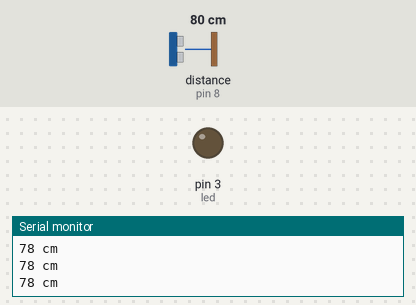
A sketch run on a simulated Arduino Uno, built with avr-gcc and run on an emulated ATmega328P. On the bench: output pins drawn as LEDs (lit = HIGH), the last lines printed to the serial monitor. Wiring (inferred from the names in the program): ultrasonic range finder: trigger pin 9; echo pin 8. Dashed ring = blinking. The test bench sets the inputs (shaded band); at power-on: distance to the obstacle (sensor on pin 8) 80 cm. The echo pulse lasts 58.3 µs per cm; pins used as bus, display or sensor lines are not drawn.

Above: at 1.2 s.
1.3 s: distance to the obstacle (sensor on pin 8) set to 56 cm
4.3 s: distance to the obstacle (sensor on pin 8) set to 48 cm
At 4.42 s:
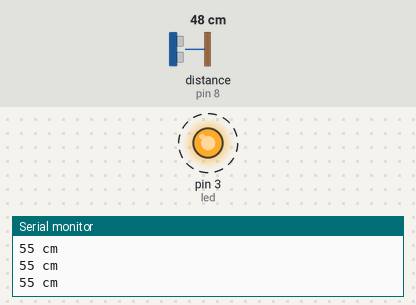
7.3 s: distance to the obstacle (sensor on pin 8) set to 120 cm
At 8.6 s:
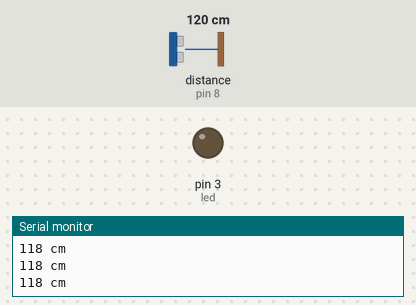
8.9 s: distance to the obstacle (sensor on pin 8) set to 35 cm
At 9.02 s:
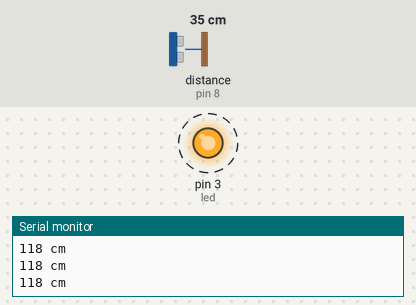
Timing chart, 0 to 12.9 s (numbered marks = the images above; inputs shaded):
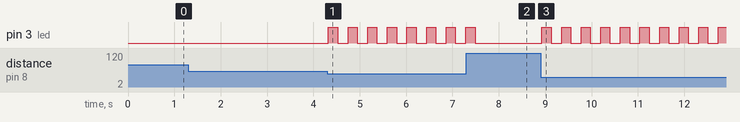

Measured:
- the behaviour switches between 51 and 50 cm on distance to the obstacle (sensor on pin 8) (found by bisection; images 0 and 1)
- after the input at 4.3 s, pin 3 (led): alternates HIGH for 0.20 s and LOW for 0.22 s, starting at once
- after the input at 7.3 s, pin 3 (led): goes on until 7.5 s, then stays LOW
- after the input at 8.9 s, pin 3 (led): alternates HIGH for 0.20 s and LOW for 0.22 s, starting at once

The sketch:

Proxi_warning.ino
```cpp
#define trigPin 9
#define echoPin 8
#define led 3

void setup()
{
  //Initialise Serial Monitor
  Serial.begin (9600);
  pinMode(trigPin, OUTPUT);
  pinMode(echoPin, INPUT);
  pinMode(led, OUTPUT);
  Serial.println("Ultrasonic Sensor HC-SR04 and LED\n"); // print some text in Serial Monitor
  Serial.println("Proxi Warning\n");
  Serial.println("with Arduino UNO R3");
}

void loop()
{
  //Declare variables
  long duration, distance;
  // Clears the trigPin condition
  digitalWrite(trigPin, LOW);
  delayMicroseconds(2);
  // Sets the trigPin HIGH (ACTIVE) for 10 microseconds
  digitalWrite(trigPin, HIGH);
  delayMicroseconds(10);
  digitalWrite(trigPin, LOW);
  // Reads the echoPin, returns the sound wave travel time in microseconds
  duration = pulseIn(echoPin, HIGH);
  // Calculating the distance
  distance = duration * 0.034 / 2; // Speed of sound wave divided by 2 (go and back)

  if (distance < 50 && distance > 30)
  {
    digitalWrite(led,HIGH);
    delay(200);
    digitalWrite(led,LOW);
    delay(200);
  }
  else if (distance < 30)
  {
      digitalWrite(led,HIGH);
      delay(50);
      digitalWrite(led,LOW);
      delay(50);
  }
  else
  {
    digitalWrite(led,LOW);
  }
  Serial.print(distance);
  Serial.println(" cm");
  delay(20);
}
```
